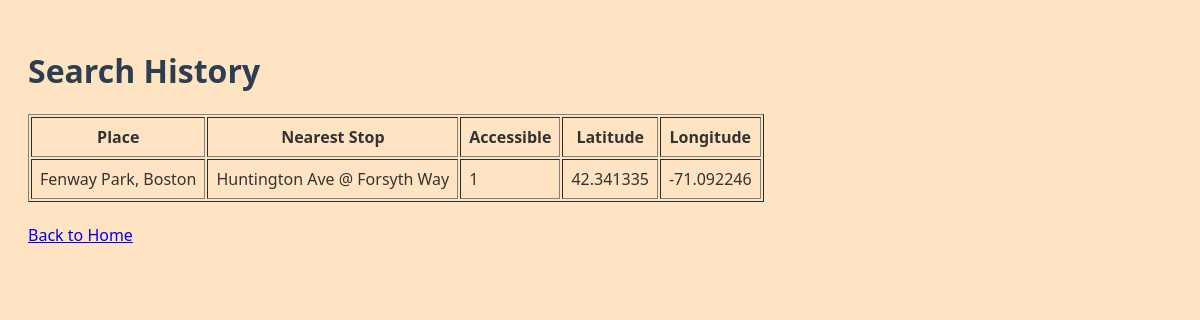
Before: /history with the older database file.
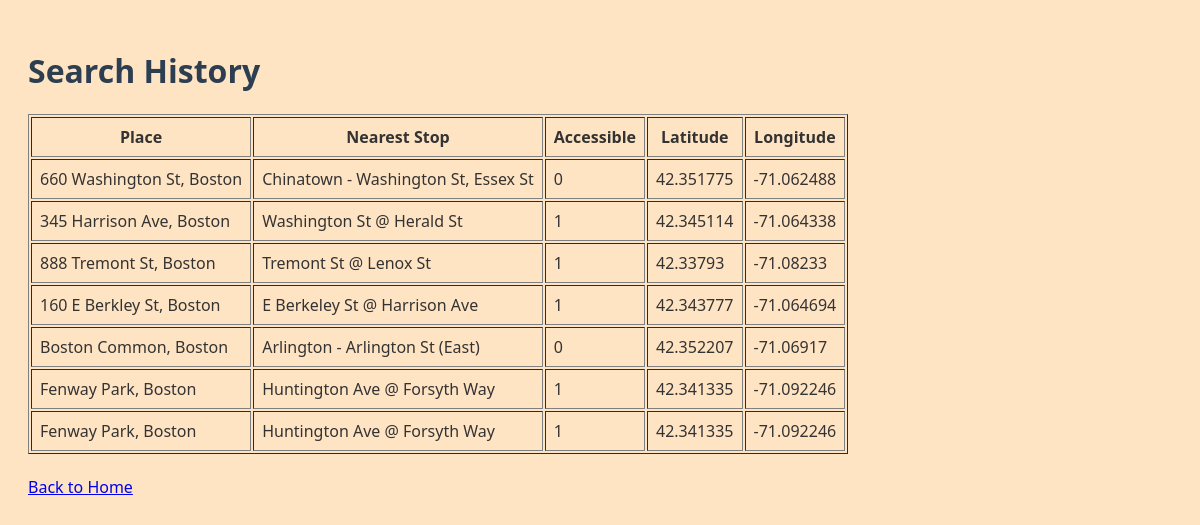
After: the same page with the newer database file.
### tables this page shows
CREATE TABLE searches (
            id INTEGER PRIMARY KEY AUTOINCREMENT,
            place TEXT NOT NULL,
            station TEXT NOT NULL,
            accessible TEXT NOT NULL,
            latitude REAL,
            longitude REAL
        );

### app.py (the view)
@app.route("/history")
def history():
    conn = sqlite3.connect("mbta.db")
    cur = conn.cursor()
    cur.execute("SELECT place, station, accessible, latitude, longitude FROM searches ORDER BY id DESC")
    rows = cur.fetchall()
    conn.close()
    return render_template("history.html", searches=rows)

### templates/history.html (shortened to what this page needs)
<!DOCTYPE html>
<html>
<head>
  <link rel="stylesheet" href="{{ url_for('static', filename='style.css') }}">
</head>
<body>
  <h1>Search History</h1>
  {% if searches %}
    <table border="1" cellpadding="8">
      <tr>
        <th>Place</th>
        <th>Nearest Stop</th>
        <th>Accessible</th>
        <th>Latitude</th>
        <th>Longitude</th>
      </tr>
      {% for row in searches %}
        <tr>
          <td>{{ row[0] }}</td>
          <td>{{ row[1] }}</td>
          <td>{{ row[2] }}</td>
          <td>{{ row[3] }}</td>
          <td>{{ row[4] }}</td>
        </tr>
      {% endfor %}
    </table>
  {% else %}
    <p>No searches yet!</p>
  {% endif %}
  <br>
  <a href="{{ url_for('index') }}">Back to Home</a>
</body>
</html>

### static/style.css (style rules this page uses)
body { font-family: 'Segoe UI', sans-serif; background-color: bisque; padding: 20px; color: #333; }
h1 { color: #2c3e50 }

Changed rows visible on the page:
added searches: place "660 Washington St, Boston", station "Chinatown - Washington St, Essex St", accessible "0", latitude "42.351775", longitude "-71.062488"
added searches: place "345 Harrison Ave, Boston", station "Washington St @ Herald St", accessible "1", latitude "42.345114", longitude "-71.064338"
added searches: place "888 Tremont St, Boston", station "Tremont St @ Lenox St", accessible "1", latitude "42.33793", longitude "-71.08233"
added searches: place "160 E Berkley St, Boston", station "E Berkeley St @ Harrison Ave", accessible "1", latitude "42.343777", longitude "-71.064694"
added searches: place "Boston Common, Boston", station "Arlington - Arlington St (East)", accessible "0", latitude "42.352207", longitude "-71.06917"
added searches: place "Fenway Park, Boston", station "Huntington Ave @ Forsyth Way", accessible "1", latitude "42.341335", longitude "-71.092246"
